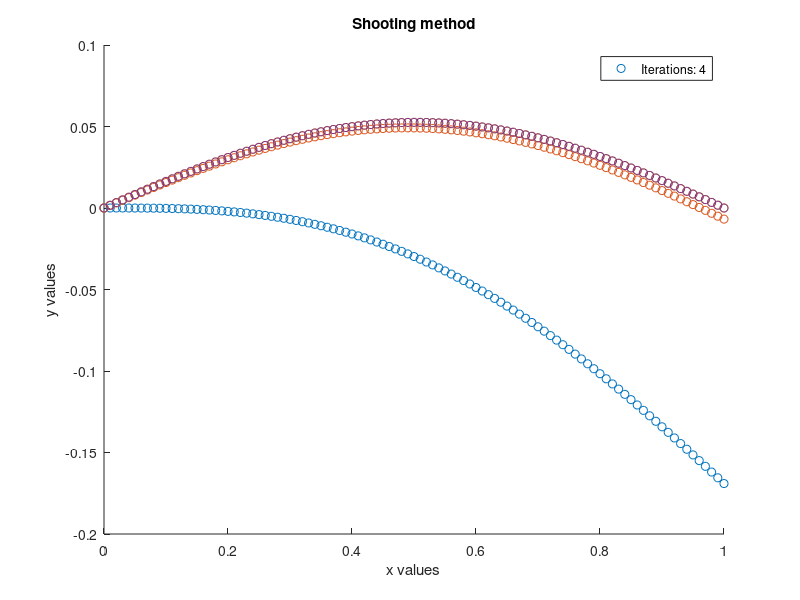

Source code (MATLAB):
function [k] = shootingMethod()
s0 = 0;
tol = 10^-10;
N = 100;
a = 0;
b = 1;
alpha = 0;
beta = 0;
h= (b-a)/N;
x = a:h:b;

%define functions, f only contains y' and x so fy is 0
f = @(x,y,yprime) -2*x*(1-x)*(1+yprime.^2).^(3/2);
fy = @(x,y,yprime) 0;  
fyprime = @(x,y,yprime) 6*(x-1)*x*yprime*(yprime.^2+1)^(1/2);

s = zeros(N,1);
s(1) = s0;

yN = zeros(N,1);
zN = zeros(N,1);
k=1;

%setting up the graph
figure
axis([0,1,-0.2,0.1]);
title('Shooting method');
xlabel('x values');
ylabel('y values');

while(k==1 || abs(yN(k-1)-beta) > tol && k<=N)
    
    %set of space for the matrices and set inital values
    y = zeros(2,N+1);
    y(:,1) = [alpha; s(k)];
    z = zeros(2,N+1);
    z(:,1)=[0;1];
    
    %perfrom forward euler to solve IVP
    FY = @(Y,x)[Y(2);f(x,Y(1),Y(2))];
    FZ = @(Y,Z,x)[Z(2);fy(x,Y(1),Y(2)).*Z(1)+fyprime(x,Y(1),Y(2)).*Z(2)];
    for i=1:N
       y(:,i+1) = y(:,i) + h*FY(y(:,i),x(i));
       z(:,i+1) = z(:,i) + h*FZ(y(:,i),z(:,i),x(i));
    end
    
    %plot this iteration of the graph    
    hold on
    plot(x,y(1,:),'o');
    hold off
    
    %use root finding to calculate the next slope
    yN(k) = y(1,N+1);
    zN(k) = z(1,N+1);
    if k>=1
        s(k+1) = s(k) -(yN(k) - beta)/zN(k);
    end
    %print the current value of yN for debugging, check if close to beta
    %with lots of decimal places to track convergence.
    fprintf('yN = %1.15f\n\n',yN(k));
    k=k+1;
    pause;
end
%condition is checked after k is incremented, thus return k-1
k=k-1;

legend(sprintf('Iterations: %d', k));
end